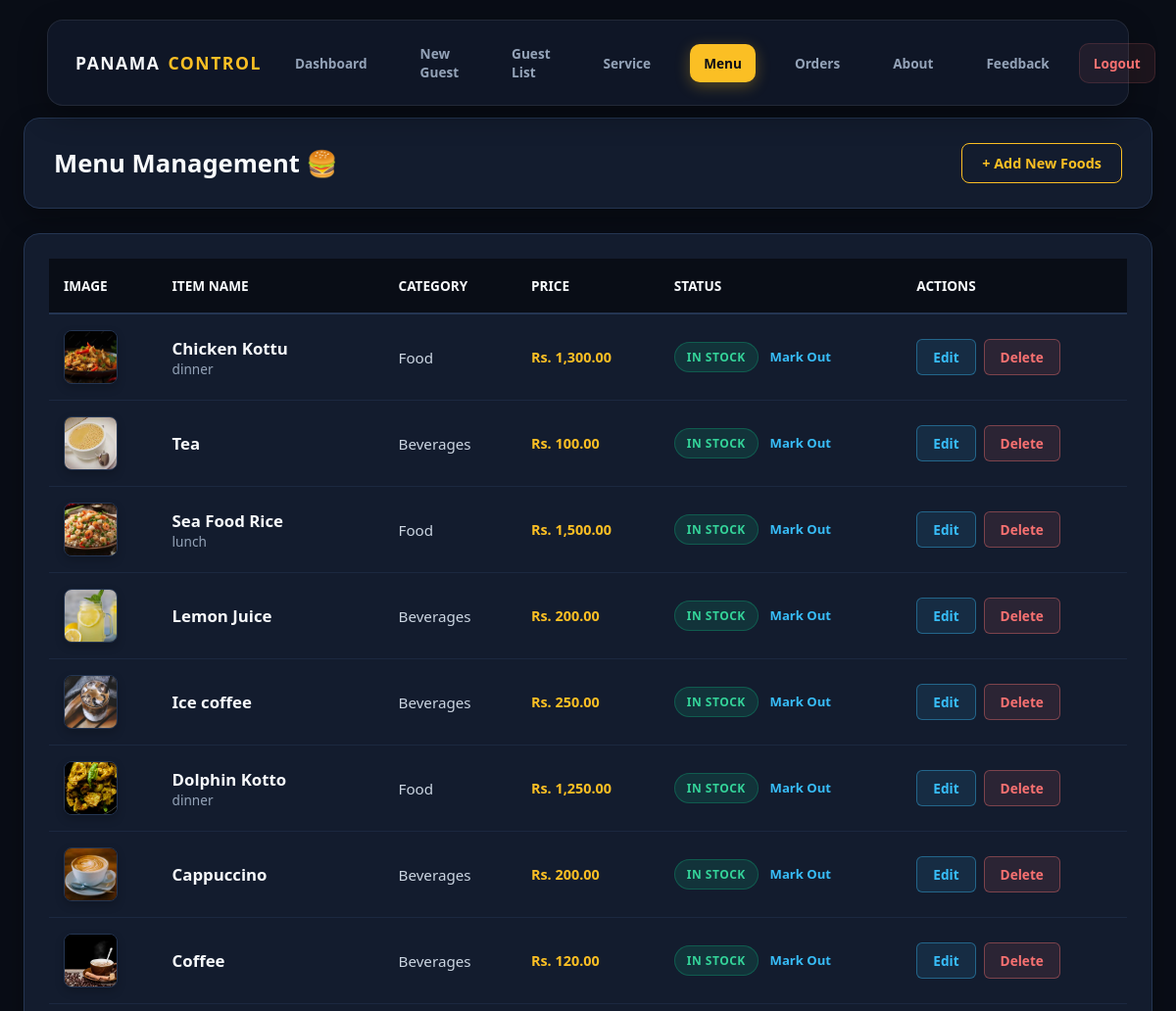
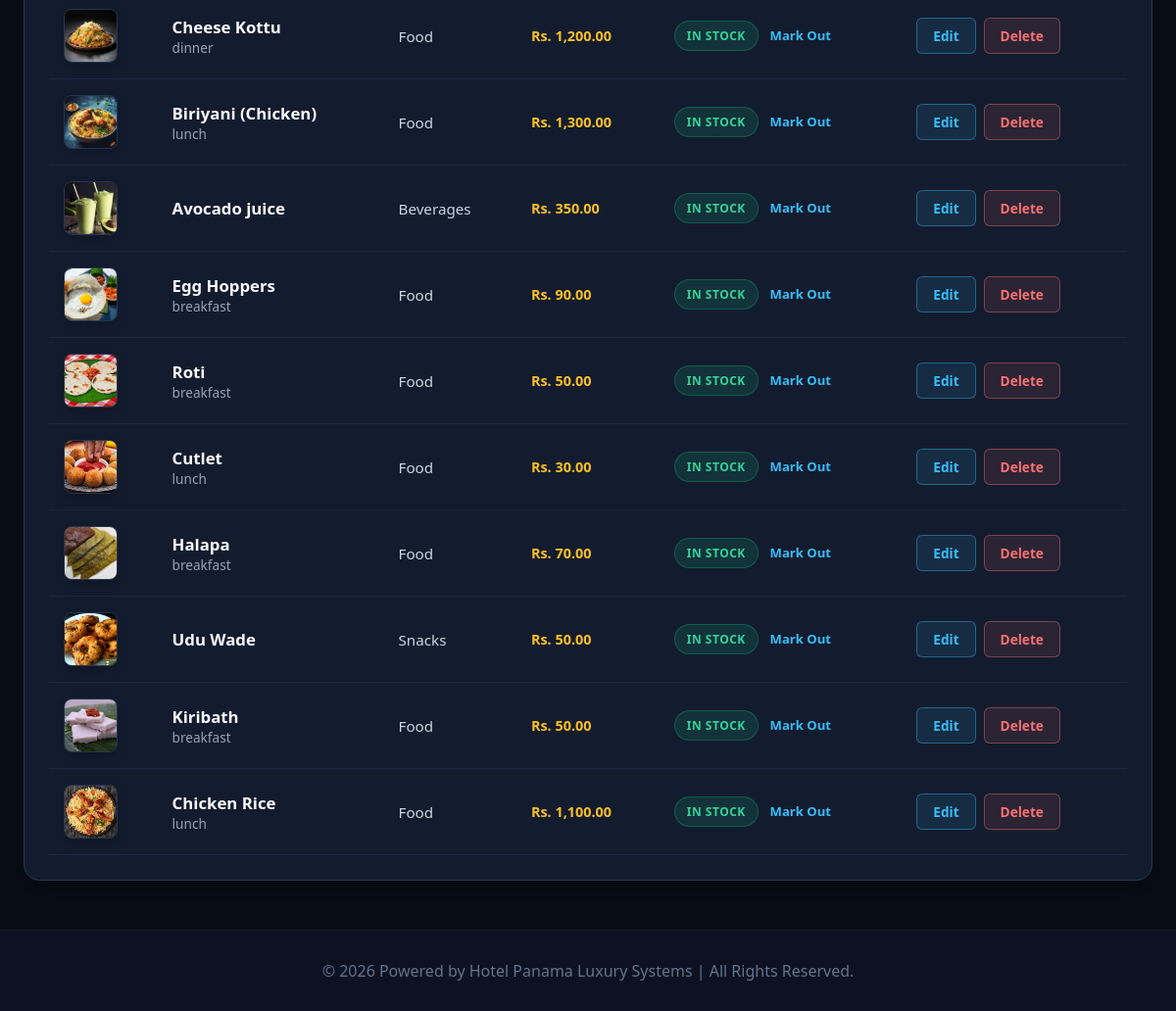
The app's page /manage_items.php with its own data (2 pictures, top to bottom).
### tables this page shows
CREATE TABLE `menu_items` (
  `id` int(11) NOT NULL,
  `item_name` varchar(100) DEFAULT NULL,
  `description` text DEFAULT NULL,
  `price` decimal(10,2) DEFAULT NULL,
  `image_path` varchar(255) DEFAULT NULL,
  `category` enum('food','beverages','snacks','service') NOT NULL,
  `is_available` tinyint(1) DEFAULT 1,
  `sub_category` enum('breakfast','lunch','dinner','none') DEFAULT 'none'
);

### manage_items.php (the view, shortened to what this page needs)
<?php
include 'db_connection.php';
$items = $conn->query("SELECT * FROM menu_items ORDER BY id DESC");
?>
<!DOCTYPE html>
<html lang="si">
<head>
    <link rel="stylesheet" href="style.css">
</head>
<body>
    <header class="admin-navbar">
        <div class="logo">PANAMA <span>CONTROL</span></div>
        <nav class="admin-nav-links">
            <a href="admin_home.php">Dashboard</a>
            <a href="register_customer.php">New Guest</a>
            <a href="customer_details.php">Guest List</a>
            <a href="kitchen_orders.php">Service</a>
            <a href="manage_items.php" class="active">Menu</a>
            <a href="manage_orders.php">Orders</a>
            <a href="admin_about.php">About</a>
            <a href="manage_feedback.php">Feedback</a>
            <a href="admin_logout.php" class="logout-btn">Logout</a>
        </nav>
    </header>
    <div class="manage-container">
        <div class="action-bar">
            <h2>Menu Management 🍔</h2>
            <a href="add_item.php" class="add-new-btn">+ Add New Foods</a>
        </div>
        <div class="table-responsive-wrapper">
            <table class="admin-table">
                <thead>
                    <tr>
                        <th>Image</th>
                        <th>Item Name</th>
                        <th>Category</th>
                        <th>Price</th>
                        <th>Status</th>
                        <th>Actions</th>
                    </tr>
                </thead>
                <tbody>
                    <?php if($items && $items->num_rows > 0): ?>
                        <?php while($row = $items->fetch_assoc()): ?>
                        <tr class="<?php echo $row['is_available'] ? '' : 'out-of-stock-row'; ?>">
                            <td>
                                <div class="img-wrapper">
                                    <?php if(!empty($row['image_path']) && file_exists("uploads/".$row['image_path'])): ?>
                                    <img src="uploads/<?php echo $row['image_path']; ?>" class="img-thumb" alt="Item Image">
                                    <?php else: ?>
                                        <div style="height:100%; display:flex; align-items:center; justify-content:center; color: var(--text-muted); font-size:10px;">No Img</div>
                                    <?php endif; ?>
                                </div>
                            </td>
                            <td>
                                <strong style="font-size: 1.05rem; color: var(--text-main);"><?php echo htmlspecialchars($row['item_name']); ?></strong><br>
                                <?php if(isset($row['sub_category']) && $row['sub_category'] != 'none' && !empty($row['sub_category'])): ?>
                                    <small style="color: var(--text-muted); font-size: 0.85rem;"><?php echo htmlspecialchars($row['sub_category']); ?></small>
                                <?php endif; ?>
                            </td>
                            <td><span style="font-size: 0.95rem;"><?php echo ucfirst(htmlspecialchars($row['category'])); ?></span></td>
                            <td style="font-weight: 700; color: var(--accent-gold);">Rs. <?php echo number_format($row['price'], 2); ?></td>
                            <td>
                                <?php if($row['is_available']): ?>
                                    <span class="status-badge-pill badge-in-stock">In Stock</span>
                                    <a href="manage_items.php?status=<?php echo $row['id']; ?>&val=0" class="status-toggle-link">Mark Out</a>
                                <?php else: ?>
                                    <span class="status-badge-pill badge-out-stock">Out of Stock</span>
                                    <a href="manage_items.php?status=<?php echo $row['id']; ?>&val=1" class="status-toggle-link">Mark In</a>
                                <?php endif; ?>
                            </td>
                            <td>
                                <div class="btn-action-group">
                                    <a href="edit_item.php?id=<?php echo $row['id']; ?>" class="action-link-btn btn-action-edit">Edit</a>
                                    <a href="manage_items.php?delete=<?php echo $row['id']; ?>" class="action-link-btn btn-action-delete" onclick="return confirm('මෙම ආහාරය මෙනුවෙන් සදහටම මකා දැමීමට ඔබට සහතිකද?')">Delete</a>
                                </div>
                            </td>
                        </tr>
                        <?php endwhile; ?>
                    <?php else: ?>
                        <tr>
                            <td colspan="6" style="text-align: center; padding: 45px; color: var(--text-muted); font-weight: 500;">මෙනුවේ කිසිදු ආහාර අයිතමයක් ඇතුලත් කර නැත.</td>
                        </tr>
                    <?php endif; ?>
                </tbody>
            </table>
        </div>
    </div>
</body>
<footer style="background: rgba(15, 23, 42, 0.6); border-top: 1px solid rgba(255,255,255,0.05); color: #64748b; text-align: center; padding: 30px; margin-top: 50px;">
    <p>&copy; 2026 Powered by Hotel Panama Luxury Systems | All Rights Reserved.</p>
</footer>
</html>

### style.css (style rules this page uses)
* { margin: 0; padding: 0; box-sizing: border-box; font-family: 'Segoe UI', sans-serif; }
body { background-color: #f4f7f6; }
.admin-navbar { background-color: #1a1a1a; padding: 15px 50px; display: flex; justify-content: space-between; align-items: center; color: white; }
.admin-nav-links a { color: #bdc3c7; text-decoration: none; margin-left: 20px; font-weight: 500; transition: 0.3s; }

### records on screen
menu_items: image_path (picture), item_name "Chicken Kottu", sub_category "dinner", category "Food", price "1,300.00"
menu_items: image_path (picture), item_name "Tea", category "Beverages", price "100.00"
menu_items: image_path (picture), item_name "Sea Food Rice", sub_category "lunch", category "Food", price "1,500.00"
menu_items: image_path (picture), item_name "Lemon Juice", category "Beverages", price "200.00"
menu_items: image_path (picture), item_name "Ice coffee", category "Beverages", price "250.00"
menu_items: image_path (picture), item_name "Dolphin Kotto", sub_category "dinner", category "Food", price "1,250.00"
menu_items: image_path (picture), item_name "Cappuccino", category "Beverages", price "200.00"
menu_items: image_path (picture), item_name "Coffee", category "Beverages", price "120.00"
menu_items: image_path (picture), item_name "Cheese Kottu", sub_category "dinner", category "Food", price "1,200.00"
menu_items: image_path (picture), item_name "Biriyani (Chicken)", sub_category "lunch", category "Food", price "1,300.00"
menu_items: image_path (picture), item_name "Avocado juice", category "Beverages", price "350.00"
menu_items: image_path (picture), item_name "Egg Hoppers", sub_category "breakfast", category "Food", price "90.00"
menu_items: image_path (picture), item_name "Roti", sub_category "breakfast", category "Food", price "50.00"
menu_items: image_path (picture), item_name "Cutlet", sub_category "lunch", category "Food", price "30.00"
menu_items: image_path (picture), item_name "Halapa", sub_category "breakfast", category "Food", price "70.00"
menu_items: image_path (picture), item_name "Udu Wade", category "Snacks", price "50.00"
menu_items: image_path (picture), item_name "Kiribath", sub_category "breakfast", category "Food", price "50.00"
menu_items: image_path (picture), item_name "Chicken Rice", sub_category "lunch", category "Food", price "1,100.00"
